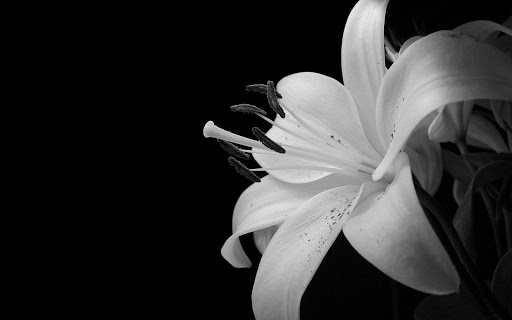
%> input picture flower.jpg, 512 x 320 px
$ octave pca_file_handled.m   (GNU Octave 9; MATLAB toolbox functions it lacks are replaced by stand-ins)
%> lines starting %> are read from the running program, lines starting %| are printed output that depends on the picture
clear;
close all;
clc;

filePath = input("Enter the path: ");
%> the answer given: 'flower.jpg'
im = imread(filePath);
%> im is the input picture: size 320x512x3 uint8; min 0, max 235, mean 48.4

%to get the extension of file so that pictures can be saved in the same
%extension
[~,fName,ext] = fileparts(which(filePath));

%to reduce clutter, make a new folder as per user's wish and store all the
%related files there
folderName = input("Enter the folder name you want to save all the related images: ");
%> the answer given: '.'
mkdir(folderName);

imshow(im)

%put the original image in a frame and put it to the new folder
title('Original Image')
Image_org = getframe(gcf);
file = fullfile(folderName, filePath);
imwrite(Image_org.cdata, file);

%convert the image to a double matrix having double values corresponding to
%the pixels in the images after grayscaling it
im_gray =im2double(rgb2gray(im));
%size(im_gray)
imshow(im_gray)

title('GrayScale Image')
Image_new = getframe(gcf);
grayscaleFileName = strcat(fName, '_grayscaled', ext);
imwrite(Image_new.cdata, fullfile(folderName, grayscaleFileName));

[row column] = size(im_gray);
%> row = 320; column = 512
im_mean = mean(im_gray);
%> im_mean = 512 values, max 0.585 at index 378, min 0 at index 1, mean 0.19
meanNew = repmat(im_mean,row,1);
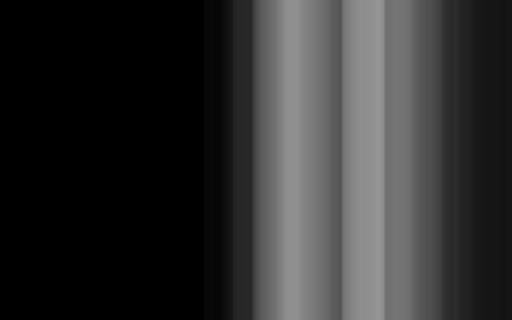
%> meanNew: size 320x512 double; min 0, max 0.585, mean 0.19
mean_matrix = im_gray - meanNew;
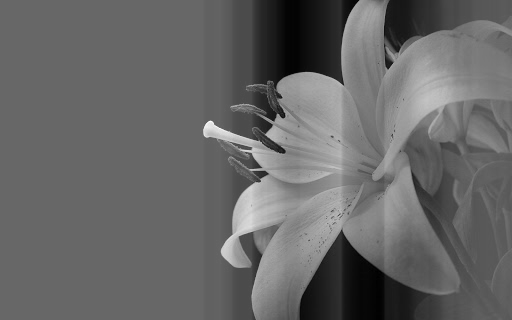
%> mean_matrix: size 320x512 double; min -0.585, max 0.86, mean 3.61e-17; drawn with min black and max white
cov_matrix= cov(mean_matrix);
[V, D] = eig(cov_matrix);
V_trans = transpose(V);
mean_matrix_trans = transpose(mean_matrix);
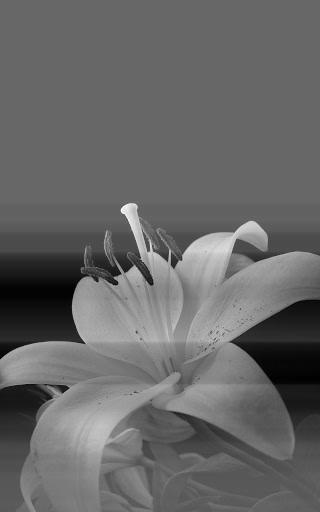
%> mean_matrix_trans: size 512x320 double; min -0.585, max 0.86, mean 3.58e-17; drawn with min black and max white
FinalData = V_trans * mean_matrix_trans;
PCs=input('Enter number of Principal components required -  ');
%> the answer given: 3
PCs = column - PCs;
%> PCs = 509
Reduced_V = V;


%Selecting the PCs to make a Reduced matrix
for i = 1:PCs
  Reduced_V(:,1) =[];
end
%> after the loop, Reduced_V = 512 rows, first 12: [0 0 0; 0 0 0; 0 0 0; 0 0 0; 0 0 0; 0 0 0; 0 0 0; 0 0 0; 0 0 0; 0 0 0; 0 0 0; 0 0 0]

Y=Reduced_V'* mean_matrix_trans;
%> Y = 320 columns, first 8: [-1.27 -1.43 -1.56 -1.67 -1.78 -1.87 -1.96 -2.03; -0.14 -0.283 -0.408 -0.514 -0.621 -0.703 -0.796 -0.873; -5 -4.97 -4.93 -4.92 -4.89 -4.87 -4.84 -4.81]
Compressed_Data=Reduced_V*Y;
Compressed_Data = Compressed_Data' + meanNew;
OriginalData_trans = inv(V_trans) * FinalData;
Reconstructed_image = transpose(OriginalData_trans) + meanNew;

imshow(Compressed_Data)
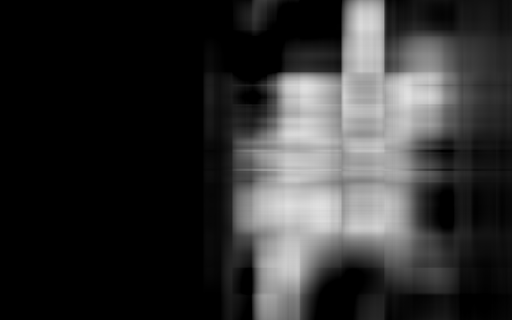
%> displayed picture: size 320x512, on the screen's scale of 0 to 255; min 0, max 225, mean 49.2

%save the compressed image to the folder
title("Compressed Image")
Image = getframe(gcf);
compressedFileName = strcat(fName, '_compressed', ext);
imwrite(Image.cdata, fullfile(folderName, compressedFileName));

%save the reconstructed image to the folder
imshow(Reconstructed_image)
title("Reconstructed Image")
Image = getframe(gcf);
reconstructedFileName = strcat(fName, '_reconstructed', ext);
imwrite(Image.cdata, fullfile(folderName, reconstructedFileName));

%size calculation
original=dir(filePath);
size_original = original.bytes

grayscale=dir(fullfile(folderName, grayscaleFileName));
size_gray=grayscale.bytes

comp=dir(fullfile(folderName, compressedFileName));
size_compressed = comp.bytes

res=dir(fullfile(folderName, reconstructedFileName));
size_reconstructed = res.bytes

Compression_ratio = size_original/size_compressed;
Compression_ratio

img1 =double(Compressed_Data);
img2 =double(im_gray);
%size(img1)
%size(img2)

mse = sum((img1(:)-img2(:)).^2) / prod(size(img1))
%> mse = 0.00884
%mse=immse(img1,img2)
psnr = 10*log10(255*255/mse)
%> psnr = 68.67
